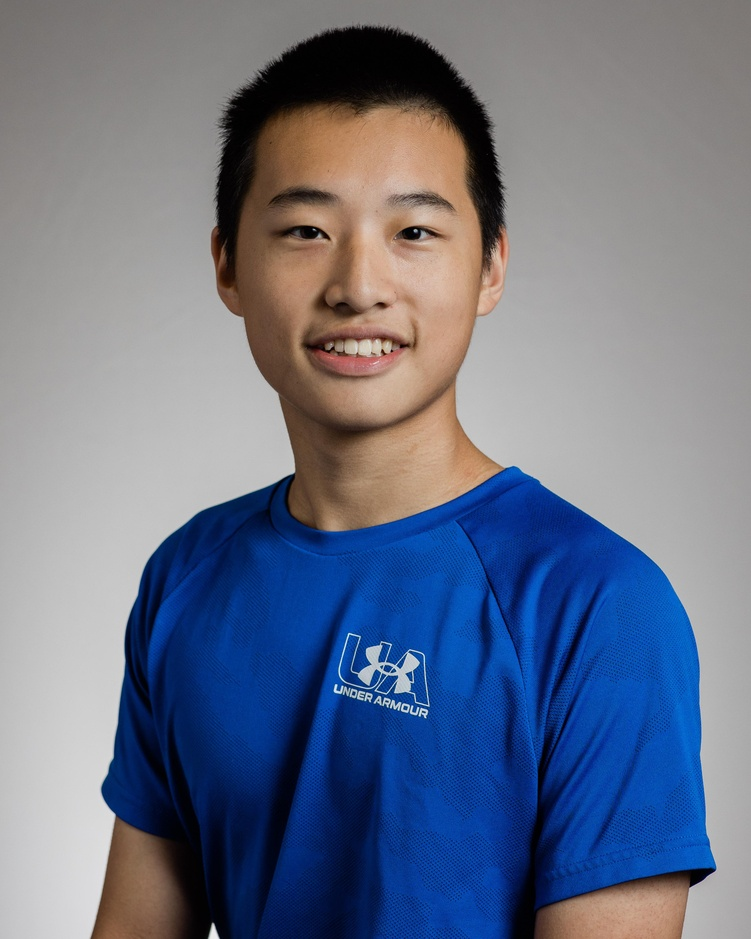
#> input picture pics/jerem.jpg, 751 x 939 px, shrunk from 3348 x 4185 before the run
$ python cv_face_classifier.py
#> lines starting #> are read from the running program, lines starting #| are printed output that depends on the picture; after the words box and inside, x2 and y2 are one past the last pixel; in counts of white or black regions, pixels touching at a corner belong together
import cv2
import matplotlib.pyplot as plt


path = 'pics/jerem.jpg'

img = cv2.imread(path)
#> img is the input picture: shape (939, 751, 3); mean B, G, R 134.9, 114.5, 106.1


gray_image = cv2.cvtColor(img, cv2.COLOR_BGR2GRAY)
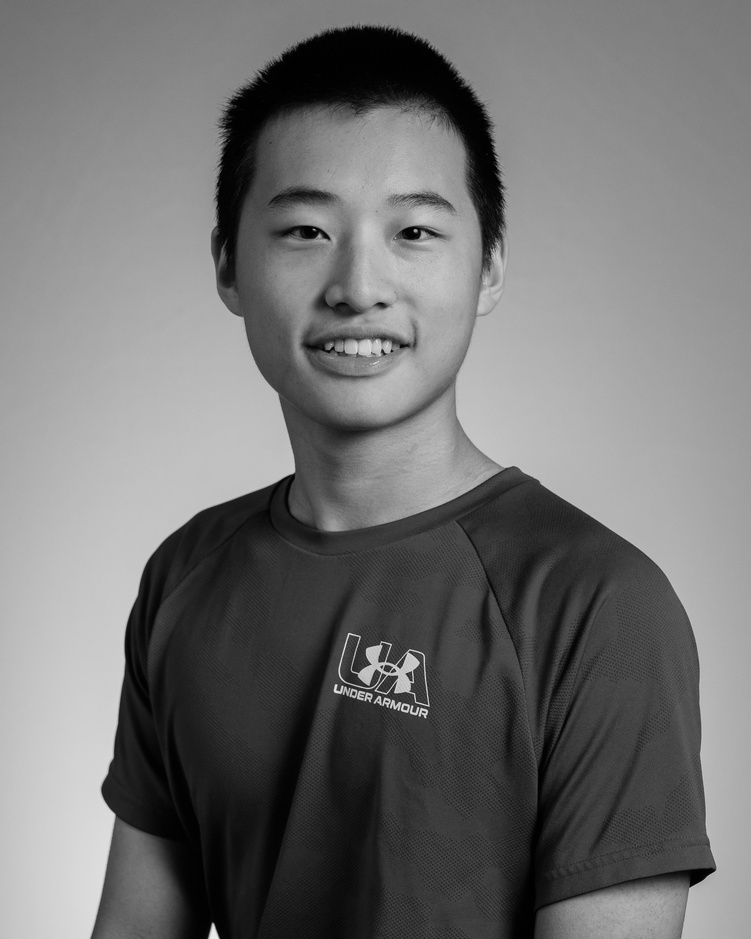
#> gray_image: shape (939, 751); min 0, max 237, mean 114.3

face_classifier = cv2.CascadeClassifier(
    cv2.data.haarcascades + "haarcascade_frontalface_default.xml"
)

face = face_classifier.detectMultiScale(
    gray_image, scaleFactor=1.1, minNeighbors=5, minSize=(40, 40)
)
#> face = [[213, 112, 298, 298]]

for (x, y, w, h) in face:
    cv2.rectangle(img, (x, y), (x + w, y + h), (0, 255, 0), 4)
#> this loop made 1 pass
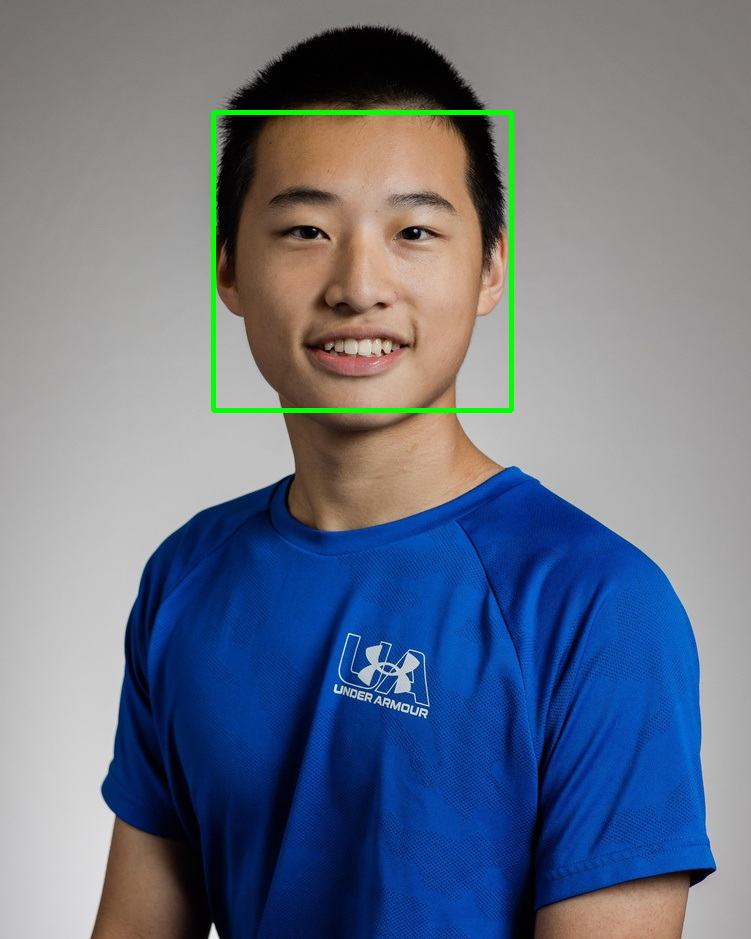
#> img: shape (939, 751, 3); 0.84% of pixels changed, all inside (x1, y1, x2, y2) = (211, 110, 514, 413)

img_rgb = cv2.cvtColor(img, cv2.COLOR_BGR2RGB)


plt.figure(figsize=(20,10))
plt.imshow(img_rgb)
plt.axis('off')

plt.show()

$ run again, with pics/aropateo.jpg copied over pics/jerem.jpg
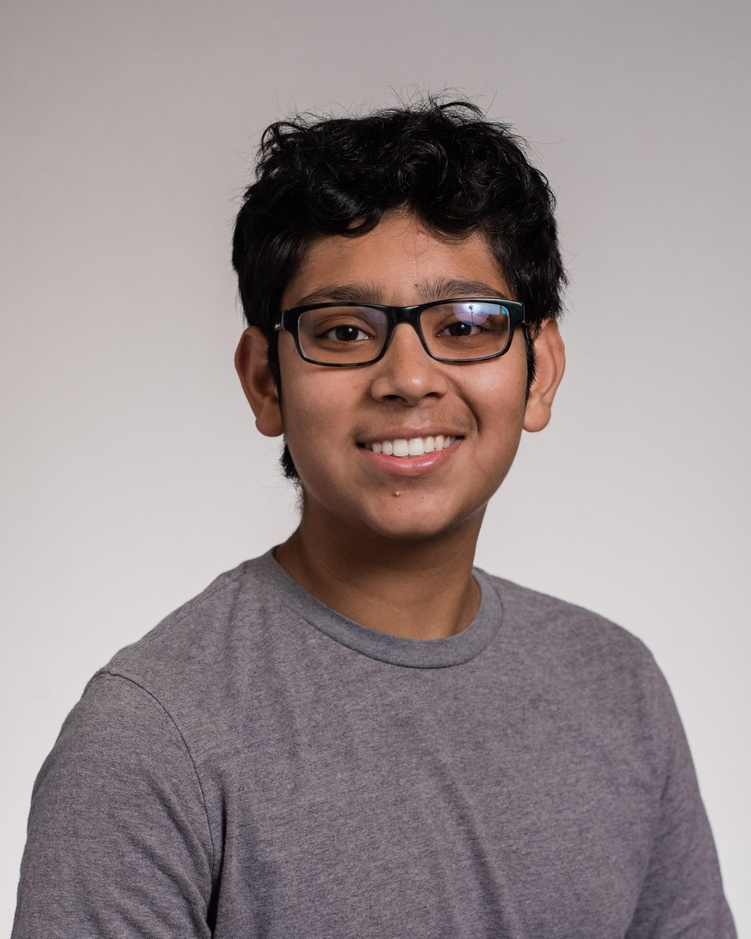
#> input picture pics/aropateo.jpg, 751 x 939 px, shrunk from 3471 x 4339 before the run
#> img is the input picture: shape (939, 751, 3); mean B, G, R 139.6, 139, 151.3
#> `gray_image = cv2.cvtColor(img, cv2.COLOR_BGR2GRAY)`:
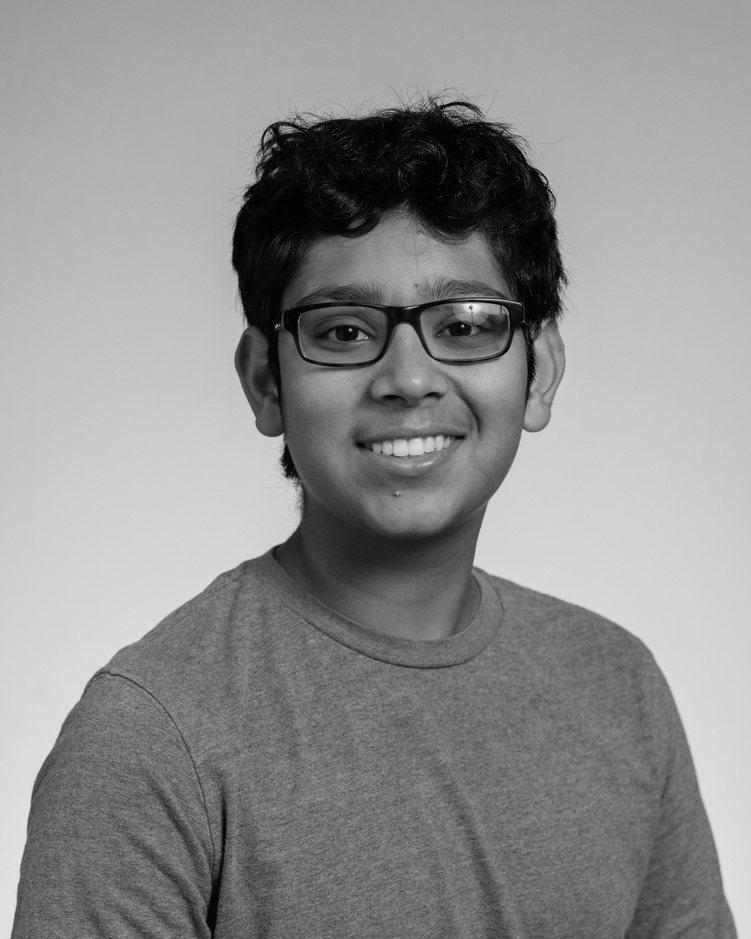
#> gray_image: shape (939, 751); min 0, max 246, mean 142.8
#> face = [[237, 194, 337, 337]]
#> the loop `for (x, y, w, h) in face:` made 1 pass
#> after the loop `for (x, y, w, h) in face:`:
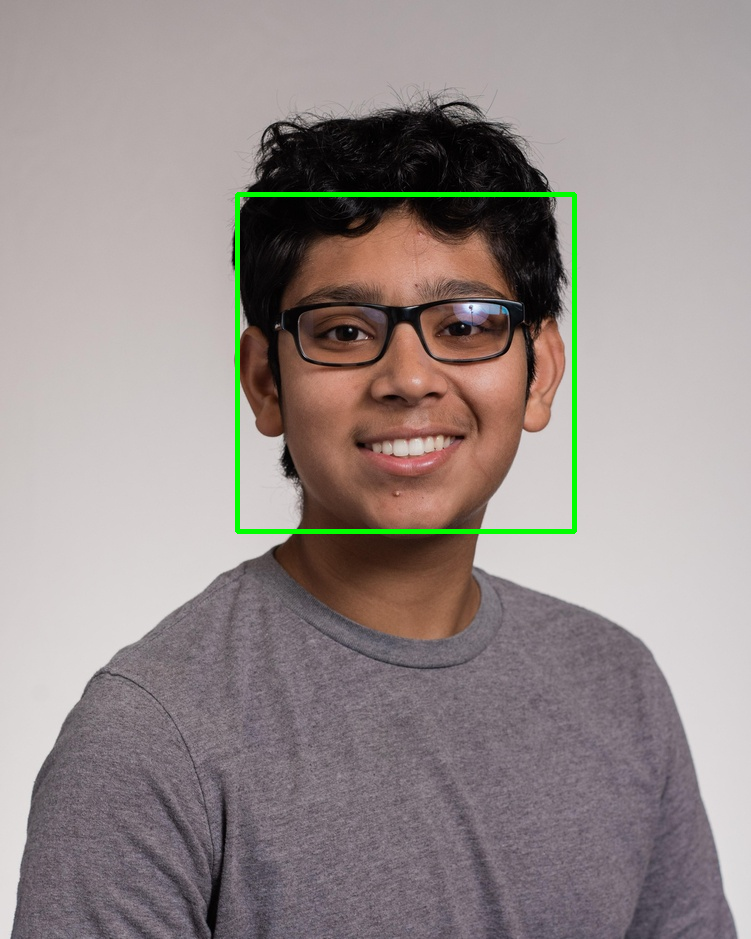
#> img: shape (939, 751, 3); 0.95% of pixels changed, all inside (x1, y1, x2, y2) = (235, 192, 577, 534)

$ run again, with pics/coommen.jpg copied over pics/jerem.jpg
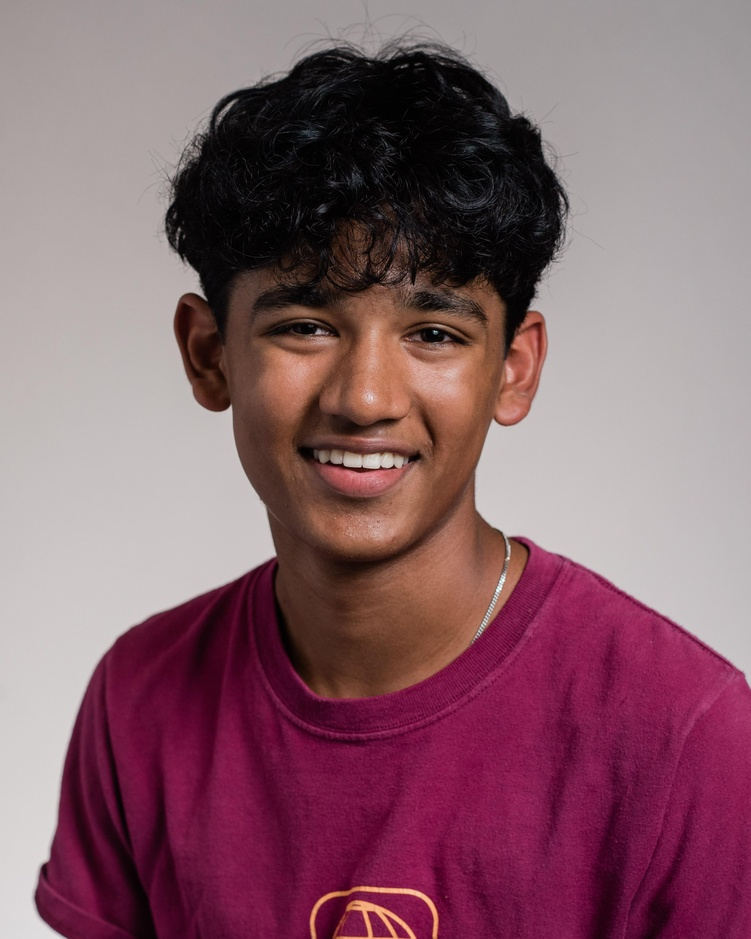
#> input picture pics/coommen.jpg, 751 x 939 px, shrunk from 3465 x 4331 before the run
#> img is the input picture: shape (939, 751, 3); mean B, G, R 106.9, 96.5, 133.6
#> `gray_image = cv2.cvtColor(img, cv2.COLOR_BGR2GRAY)`:
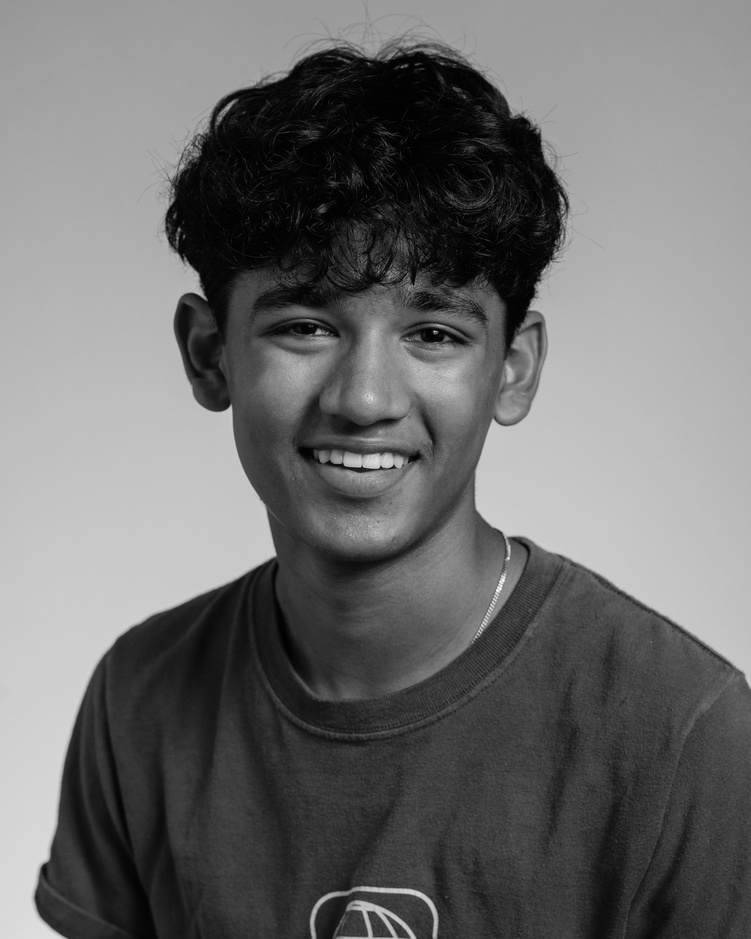
#> gray_image: shape (939, 751); min 0, max 254, mean 108.8
#> face = [[194, 195, 346, 346]]
#> the loop `for (x, y, w, h) in face:` made 1 pass
#> after the loop `for (x, y, w, h) in face:`:
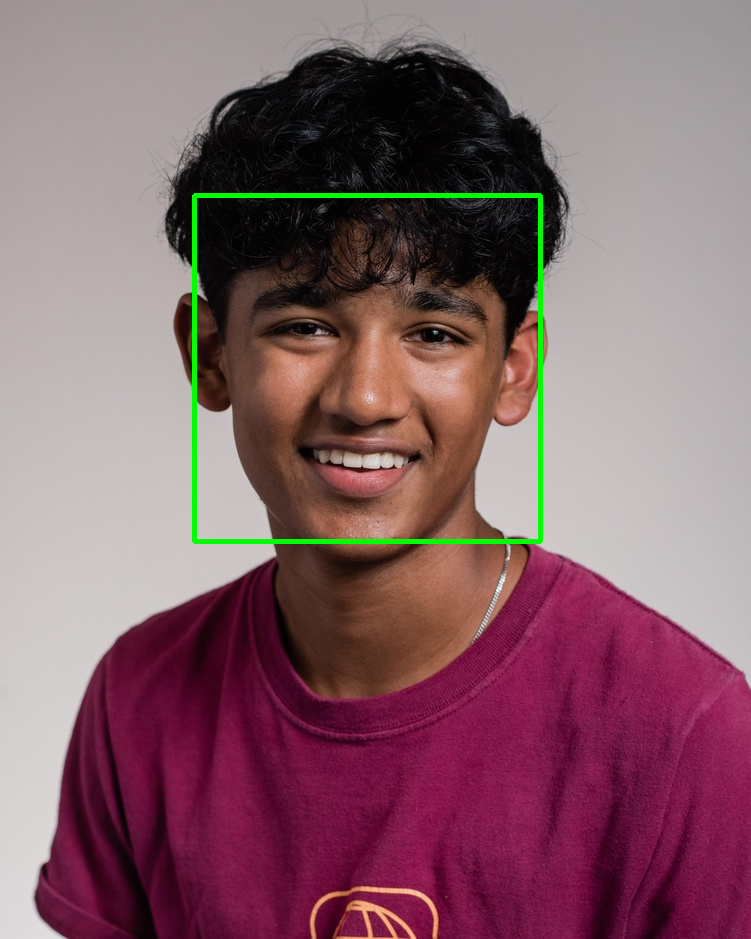
#> img: shape (939, 751, 3); 0.98% of pixels changed, all inside (x1, y1, x2, y2) = (192, 193, 543, 544)

$ run again, with pics/dane.jpg copied over pics/jerem.jpg
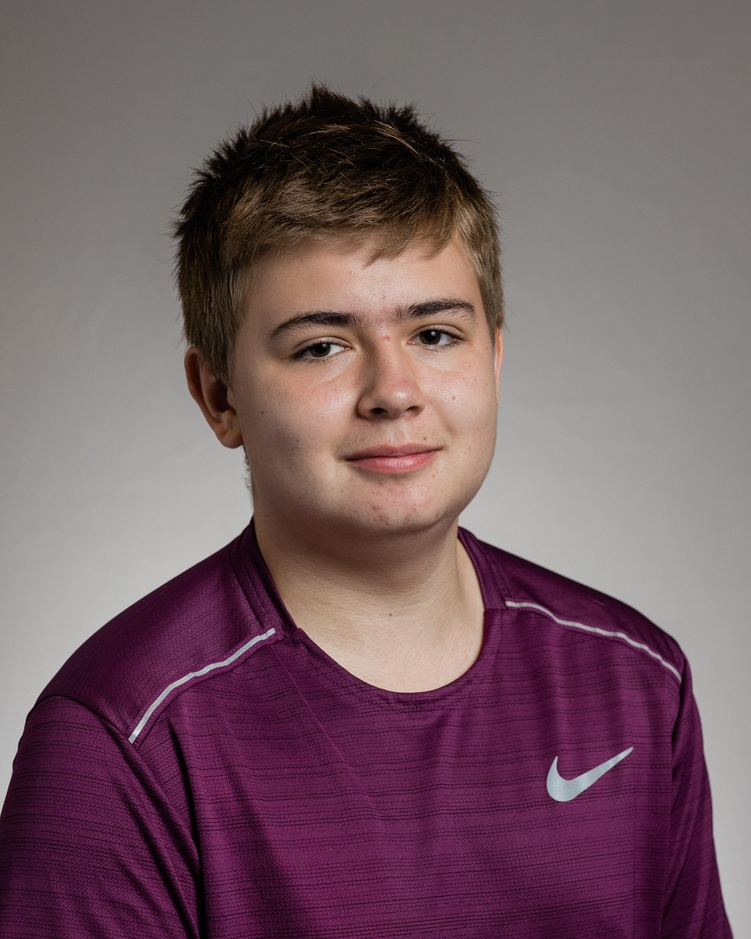
#> input picture pics/dane.jpg, 751 x 939 px, shrunk from 3229 x 4036 before the run
#> img is the input picture: shape (939, 751, 3); mean B, G, R 100.7, 93.6, 117.8
#> `gray_image = cv2.cvtColor(img, cv2.COLOR_BGR2GRAY)`:
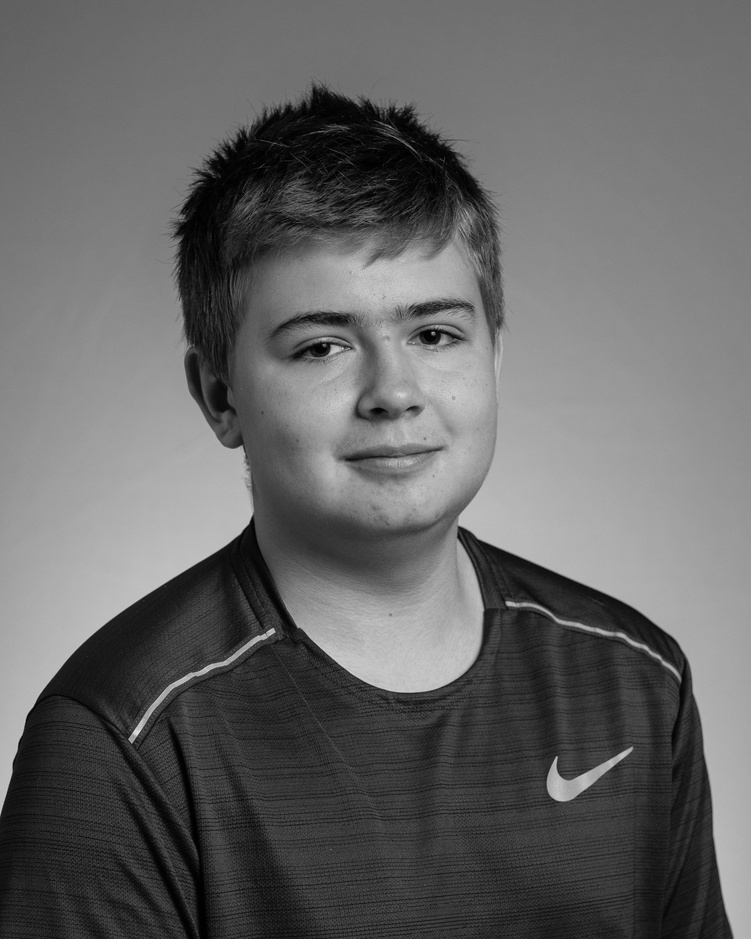
#> gray_image: shape (939, 751); min 0, max 233, mean 101.7
#> face = [[227, 214, 313, 313]]
#> the loop `for (x, y, w, h) in face:` made 1 pass
#> after the loop `for (x, y, w, h) in face:`:
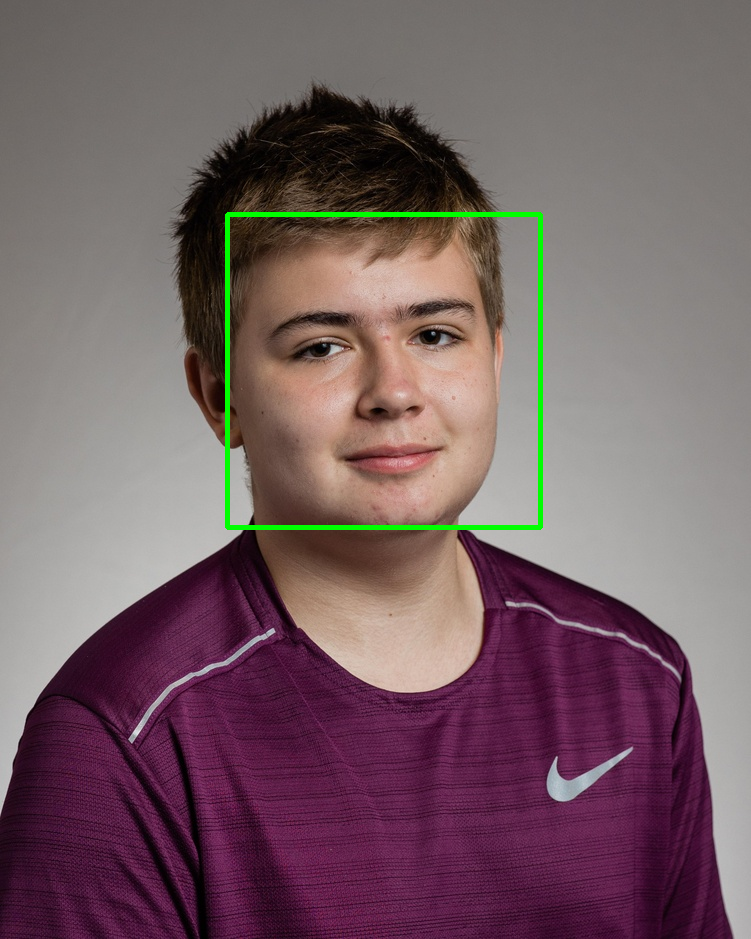
#> img: shape (939, 751, 3); 0.89% of pixels changed, all inside (x1, y1, x2, y2) = (225, 212, 543, 530)
